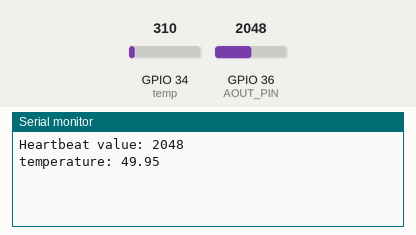
This sketch was run on a simulated ESP32. On the bench: the last lines printed to the serial monitor. The inputs (shaded band) are chosen by the test bench; at power-on: GPIO 34 (temp) = 310, GPIO 36 (AOUT_PIN) = 2048.

Above: at 3.1 s.
3.2 s: GPIO 34 (temp) set to 372
At 4.3 s:
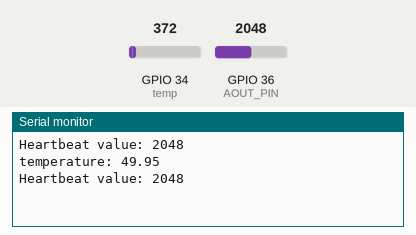
5.9 s: GPIO 36 (AOUT_PIN) set to 2866
At 7.6 s:
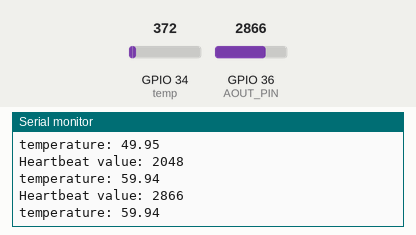
8.6 s: GPIO 34 (temp) set to 434
At 10.8 s:
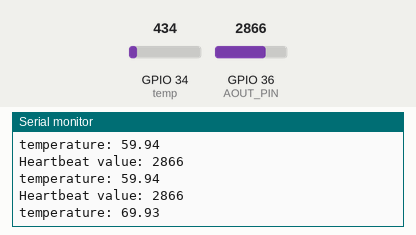
11.3 s: GPIO 36 (AOUT_PIN) set to 3603
At 13.6 s:
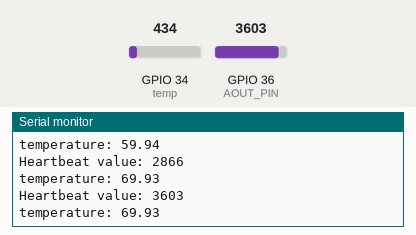
Timing chart, 0 to 15.0 s (numbered marks = the images above; inputs shaded):
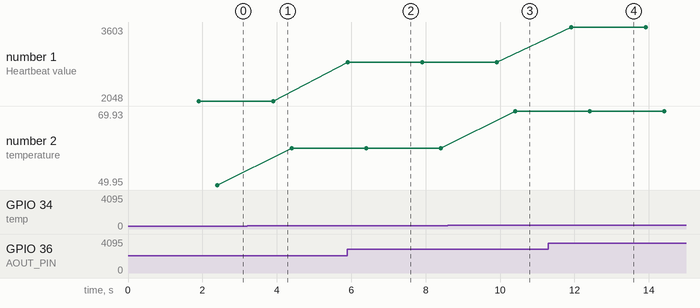

The sketch:

Health_monitoring_system.ino
```cpp
#define BLYNK_TEMPLATE_ID "TMPLn73IUxxa"
#define BLYNK_DEVICE_NAME "health monitoring system"

#define BLYNK_FIRMWARE_VERSION        "0.1.0"

#define BLYNK_PRINT Serial
#define APP_DEBUG
#define USE_WROVER_BOARD
#include "BlynkEdgent.h"

#define AOUT_PIN 36
#define temp 34
float vref=3300;
float res=vref/4096;
void readparameters()
{
int value1 = analogRead(AOUT_PIN);
float value2 = analogRead(temp);
value2=(value2/2048.0)*3300;
value2=value2*0.1;


  Serial.print("Heartbeat value: ");
  Serial.println(value1);
  delay(500);
  Serial.print("temperature: ");
  Serial.println(value2);
  delay(500);


  Blynk.virtualWrite(V0, value1);
  Blynk.virtualWrite(V1, value2);
  delay(1000);
}

void setup()
{
  Serial.begin(9600);
  pinMode(temp,INPUT);
  pinMode(AOUT_PIN,INPUT);

  delay(100);

  BlynkEdgent.begin();
}

void loop() {
  BlynkEdgent.run();
  readparameters();

}
```

Measured:
- after the input at 5.9 s, the serial monitor: prints a new line at once (image 2)
- after the input at 8.6 s, the serial monitor: prints a new line after 1.8 s (image 3)
- after the input at 11.3 s, the serial monitor: prints a new line after 0.61 s (image 4)
- plotted number 1: 2048 → 2866 after the input at 5.9 s, 2866 → 3603 after the input at 11.3 s
- plotted number 2: 49.95 → 59.94 after the input at 3.2 s, 59.94 → 69.93 after the input at 8.6 s
